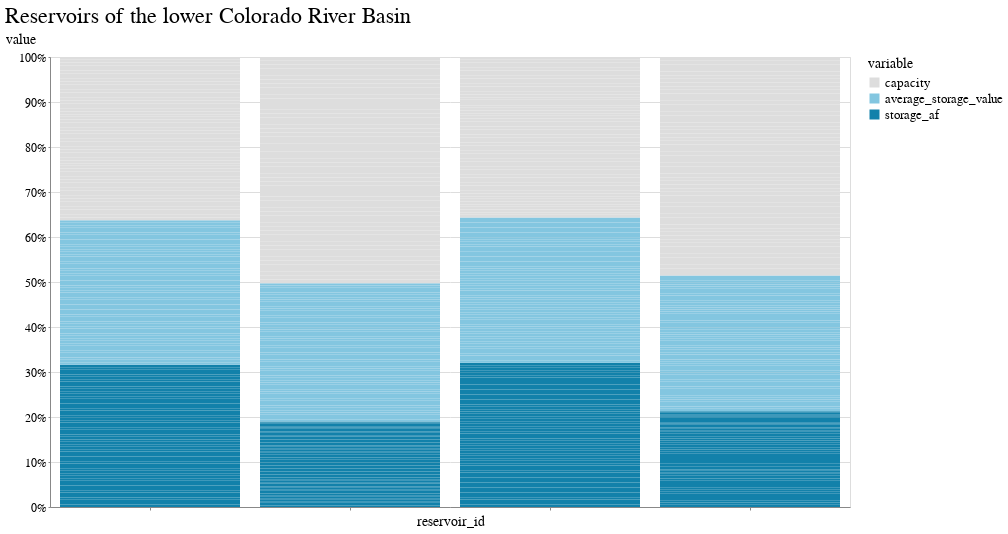

The cell this chart's notebook holds for it:
### Code cell
domain = ["capacity", "average_storage_value", "storage_af", ]
range_ = ['#ddd', '#83c6e0', '#1281aa', ]

alt.Chart(melt[melt.variable != "capacity_value"]).mark_bar().encode(
    x=alt.X('reservoir_id', axis=alt.Axis(labels=False)),
    y=alt.Y('value',stack="normalize"),
    order="bar_order",
    color=alt.Color(
        'variable', 
        scale=alt.Scale(domain=domain, range=range_), 
        #sort='descending'
    ),
    tooltip=["reservoir_id"]
).properties(title="Reservoirs of the lower Colorado River Basin")

### Figure 1 — Vega-Lite specification as saved in the notebook (floating-point values rounded to 4 significant figures; data arrays with more than 128 entries replaced by an {"elided": "..."} marker saying what was removed)
{"config": {"view": {"width": 800, "height": 450}, "background": "#ffffff", "title": {"anchor": "start", "font": "BentonGothic-Bold, sans", "fontColor": "#000000", "fontSize": 22, "fontWeight": "normal"}, "arc": {"fill": "#82c6df"}, "area": {"fill": "#82c6df"}, "line": {"stroke": "#82c6df", "strokeWidth": 3}, "path": {"stroke": "#82c6df"}, "rect": {"fill": "#82c6df"}, "shape": {"stroke": "#82c6df"}, "bar": {"fill": "#82c6df"}, "point": {"stroke": "#82c6df"}, "symbol": {"fill": "#82c6df", "size": 30}, "axis": {"titleFont": "BentonGothic-Bold, sans", "titleFontSize": 14, "titleFontWeight": "normal", "labelFont": "BentonGothic, sans", "labelFontSize": 12, "labelFontWeight": "normal"}, "axisX": {"labelAngle": 0, "labelPadding": 4, "tickSize": 3}, "axisY": {"labelBaseline": "middle", "maxExtent": 45, "minExtent": 45, "tickSize": 2, "titleAlign": "left", "titleAngle": 0, "titleX": -45, "titleY": -11}, "legend": {"titleFont": "BentonGothic-Bold, sans", "titleFontSize": 14, "titleFontWeight": "normal", "symbolType": "square", "labelFont": "BentonGothic, sans", "labelFontSize": 13}, "range": {"category": ["#3580b1", "#ec8431", "#ab7fb4", "#c89d29", "#adc839", "#829eb1"], "diverging": ["#e68a4f", "#f4bb6a", "#f9e39c", "#dadfe2", "#a6b7c6", "#849eae"], "heatmap": ["#fbf2c7", "#f9e39c", "#f8d36e", "#f4bb6a", "#e68a4f", "#d15a40", "#ab4232"], "ordinal": ["#fbf2c7", "#f9e39c", "#f8d36e", "#f4bb6a", "#e68a4f", "#d15a40", "#ab4232"], "ramp": ["#fbf2c7", "#f9e39c", "#f8d36e", "#f4bb6a", "#e68a4f", "#d15a40", "#ab4232"]}}, "data": {"name": "data-50c07ccb2e9835cd4393a0a60c33897d"}, "mark": "bar", "encoding": {"color": {"field": "variable", "scale": {"domain": ["capacity", "average_storage_value", "storage_af"], "range": ["#ddd", "#83c6e0", "#1281aa"]}, "type": "nominal"}, "order": {"field": "bar_order", "type": "quantitative"}, "tooltip": [{"field": "reservoir_id", "type": "nominal"}], "x": {"axis": {"labels": false}, "field": "reservoir_id", "type": "nominal"}, "y": {"field": "value", "stack": "normalize", "type": "quantitative"}}, "title": "Reservoirs of the lower Colorado River Basin", "$schema": "https://vega.github.io/schema/vega-lite/v4.17.0.json", "datasets": {"data-50c07ccb2e9835cd4393a0a60c33897d": {"elided": "720 records"}}}
